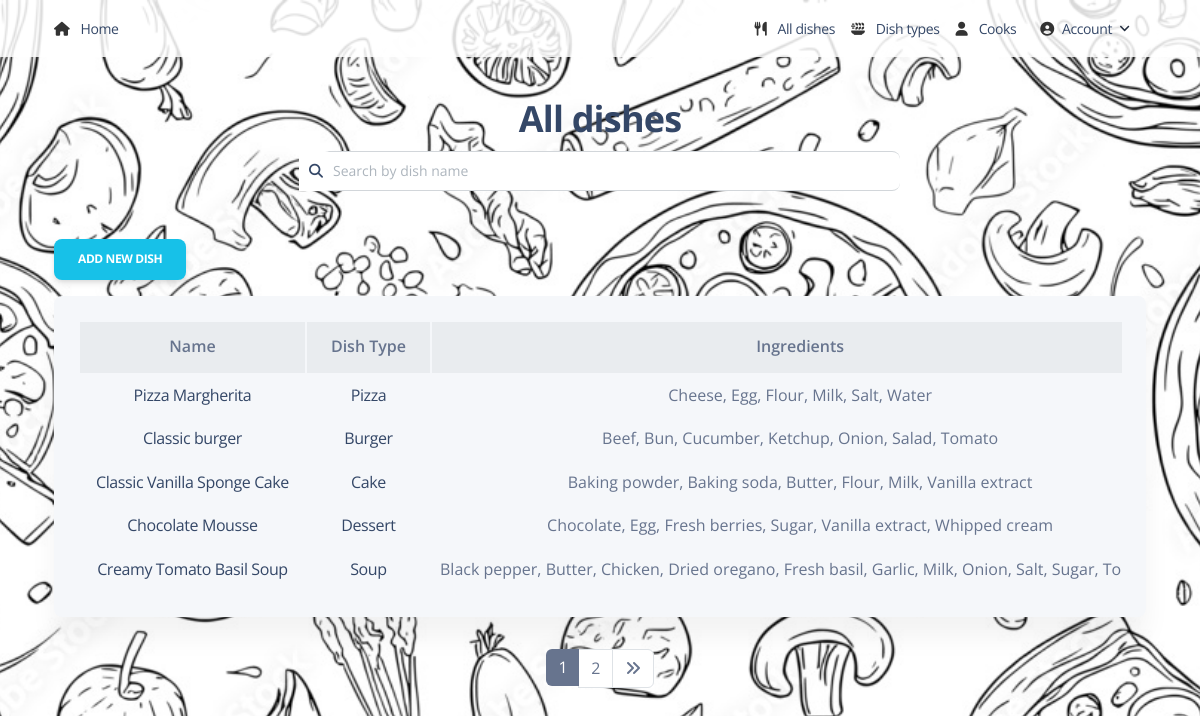
Page /dishes/ (signed in) on the committed database.
### kitchen/models.py (models this page shows, shortened)
class Dish(models.Model):
    name = models.CharField(
        max_length=69,
        unique=True,
        validators=[
            RegexValidator(
                regex=r'^[a-zA-Z\s\-]+$',
                message="The name can only contain letters, spaces and dashes."
            )
        ]
    )
    description = models.TextField()
    price = models.DecimalField(max_digits=5, decimal_places=2)
    dish_type = models.ForeignKey(DishType, on_delete=models.CASCADE)
    cooks = models.ManyToManyField(Cook, related_name="dishes")
    ingredients = models.ManyToManyField("Ingredient", related_name="dishes")
    class Meta:
        verbose_name = "Dish"
        verbose_name_plural = "Dishes"

class DishType(models.Model):
    name = models.CharField(max_length=69, unique=True)
    country = models.CharField(max_length=69, unique=False, blank=True, default="-")
    class Meta:
        ordering = ["name"]

class Ingredient(models.Model):
    name = models.CharField(max_length=255, unique=True)
    class Meta:
        ordering = ["name"]
    def __str__(self):
        return self.name

### kitchen/views.py (the view)
# urls.py: path("dishes/", DishListView.as_view(), name="dish-list"),
class DishListView(LoginRequiredMixin, generic.ListView):
    model = Dish
    paginate_by = 5
    queryset = Dish.objects.select_related("dish_type")
    def get_context_data(self, **kwargs):
        context = super(DishListView, self).get_context_data(**kwargs)
        name = self.request.GET.get("name", "")
        context["search_form"] = DishNameSearchForm(
            initial={"name": name}
        )
        return context
    def get_queryset(self):
        queryset = super().get_queryset()
        form = DishNameSearchForm(self.request.GET)
        if form.is_valid():
            queryset = queryset.filter(
                name__icontains=form.cleaned_data["name"]
            )
        return queryset

### kitchen/forms.py
class DishNameSearchForm(forms.Form):
    name = forms.CharField(
        max_length=55,
        required=False,
        label="",
        widget=forms.TextInput(attrs={"placeholder": "Search by dish name"}),
    )

### kitchen/templatetags/query_transform.py (called while the page is built)
@register.simple_tag
def query_transform(request, **kwargs):
    updated = request.GET.copy()
    for key, value in kwargs.items():
        if value is not None:
            updated[key] = value
        else:
            updated.pop(key, 0)
    return updated. urlencode()

### templates/kitchen/dish_list.html (shortened to what this page needs)
{% extends "base.html" %}
{% load static %}
{% block content %}
<div class="container mt-5">
  <h2 class="text-center mt-7 text-black">All dishes</h2>
  <form method="get" action="" class="form-inline mb-5">
    <div class="input-group" style="max-width: 600px; margin: auto;">
      <input type="search" class="form-control text-black"
             placeholder="Search by dish name" aria-label="Search"
             aria-describedby="search-addon" name="name"
             value="{{ request.GET.name|default:'' }}"
             style="padding-left: 30px;">
      <button class="input-group-text border-0" id="search-addon" type="submit">
        <i class="fas fa-search"></i>
      </button>
    </div>
  </form>
  <a href="{% url 'kitchen:dish-create' %}" class="btn btn-info mb-3">
    Add new dish
  </a>
  {% if object_list %}
  <div class="card shadow-2-strong" style="background-color: #f5f7fa; border-radius: 0.5rem;">
    <div class="card-body">
      <div class="table-responsive">
        <table class="table table-borderless mb-0 text-center align-middle">
          <thead class="bg-light">
            <tr>
              <th>Name</th>
              <th>Dish type</th>
              <th>Ingredients</th>
            </tr>
          </thead>
          <tbody class="table">
            {% for dish in object_list %}
            <tr>
              <td>
                <a href="{% url 'kitchen:dish-detail' dish.pk %}">{{ dish.name }}</a>
              </td>
              <td>
                <a href="{% url 'kitchen:dish-type-detail' dish.dish_type.id %}">{{ dish.dish_type.name }}</a>
              </td>
              <td>{{ dish.ingredients.all|join:", " }}</td>
            </tr>
            {% endfor %}
          </tbody>
        </table>
      </div>
  </div>
  {% else %}
  <p>Dish not found.</p>
  {% endif %}
  </div>
</div>
{% endblock %}

### rows in the picture
Dish: name "Pizza Margherita", dish_type.name "Pizza", ingredients.all "Cheese, Egg, Flour, Milk, Salt, Water"
Dish: name "Classic burger", dish_type.name "Burger", ingredients.all "Beef, Bun, Cucumber, Ketchup, Onion, Salad, Tomato"
Dish: name "Classic Vanilla Sponge Cake", dish_type.name "Cake", ingredients.all "Baking powder, Baking soda, Butter, Flour, Milk, Vanilla extract"
Dish: name "Chocolate Mousse", dish_type.name "Dessert", ingredients.all "Chocolate, Egg, Fresh berries, Sugar, Vanilla extract, Whipped cream"
Dish: name "Creamy Tomato Basil Soup", dish_type.name "Soup", ingredients.all "Black pepper, Butter, Chicken, Dried oregano, Fresh basil, Garlic, Milk, Onion, Salt, Sugar,…"

### other values in the picture
{{ num }} "1"
{{ num }} "2"
